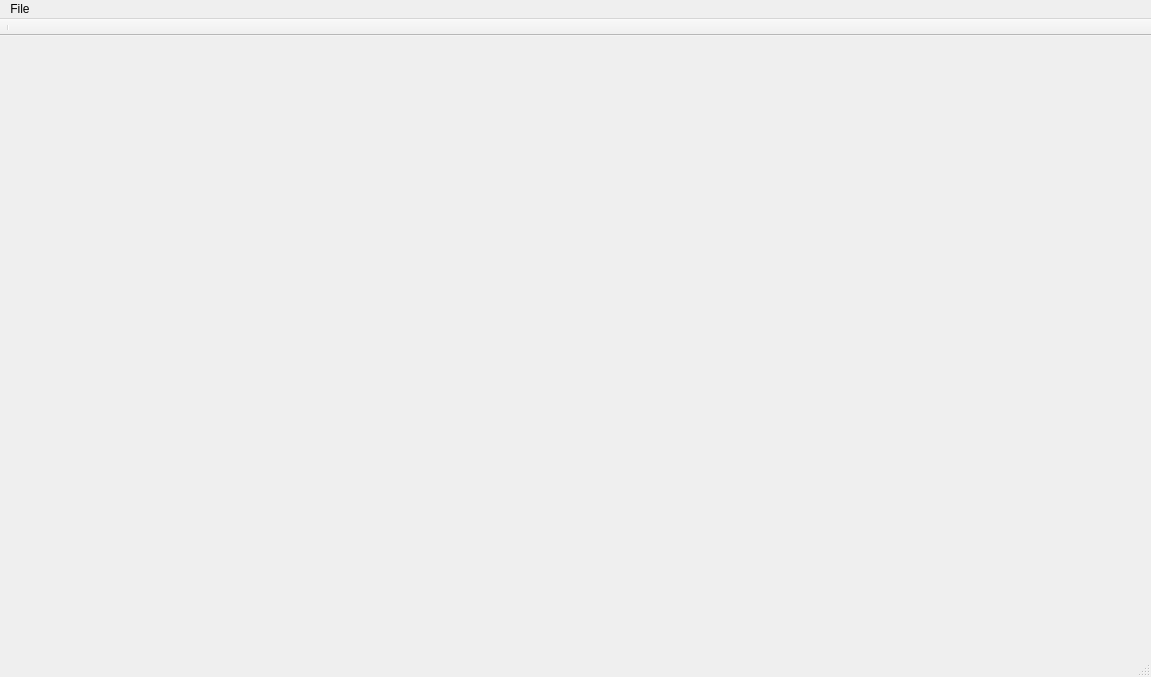
<?xml version="1.0" encoding="UTF-8"?>
<ui version="4.0">
 <class>MainWindow</class>
 <widget class="QMainWindow" name="MainWindow">
  <property name="geometry">
   <rect>
    <x>0</x>
    <y>0</y>
    <width>1151</width>
    <height>677</height>
   </rect>
  </property>
  <property name="windowTitle">
   <string>MainWindow</string>
  </property>
  <widget class="QWidget" name="centralWidget">
   <layout class="QVBoxLayout" name="verticalLayout_2">
    <property name="spacing">
     <number>0</number>
    </property>
    <property name="leftMargin">
     <number>0</number>
    </property>
    <property name="topMargin">
     <number>0</number>
    </property>
    <property name="rightMargin">
     <number>0</number>
    </property>
    <property name="bottomMargin">
     <number>0</number>
    </property>
    <item>
     <layout class="QHBoxLayout" name="ViewWindow"/>
    </item>
   </layout>
  </widget>
  <widget class="QMenuBar" name="menuBar">
   <property name="geometry">
    <rect>
     <x>0</x>
     <y>0</y>
     <width>1151</width>
     <height>28</height>
    </rect>
   </property>
   <widget class="QMenu" name="menu_File">
    <property name="title">
     <string>File</string>
    </property>
    <addaction name="actionOpen"/>
    <addaction name="actionSave"/>
    <addaction name="actionExit"/>
   </widget>
   <addaction name="menu_File"/>
  </widget>
  <widget class="QToolBar" name="mainToolBar">
   <property name="movable">
    <bool>false</bool>
   </property>
   <attribute name="toolBarArea">
    <enum>TopToolBarArea</enum>
   </attribute>
   <attribute name="toolBarBreak">
    <bool>false</bool>
   </attribute>
   <addaction name="separator"/>
  </widget>
  <widget class="QStatusBar" name="statusBar"/>
  <action name="actionOpen">
   <property name="text">
    <string>Open</string>
   </property>
  </action>
  <action name="actionSave">
   <property name="text">
    <string>Save</string>
   </property>
  </action>
  <action name="actionExit">
   <property name="text">
    <string>Exit</string>
   </property>
  </action>
 </widget>
 <layoutdefault spacing="6" margin="11"/>
 <resources/>
 <connections/>
</ui>
